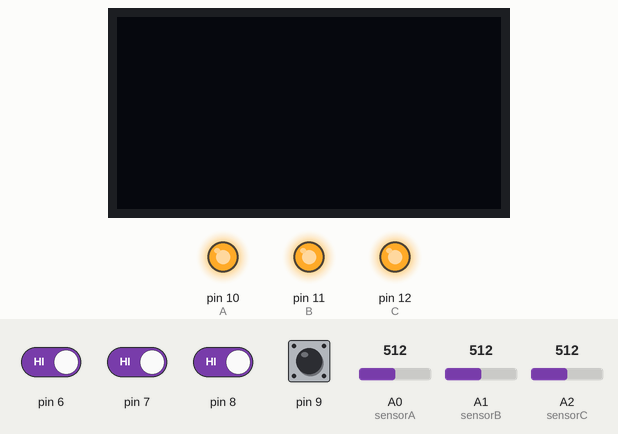
A sketch run on a simulated Arduino Uno, built with avr-gcc and run on an emulated ATmega328P. Parts: 128×64 one-colour display, output pins drawn as LEDs (lit = HIGH). Inputs (shaded band) come from the test bench; at power-on: pin 6–9 HIGH, A0 (sensorA) = 512, A1 (sensorB) = 512, A2 (sensorC) = 512. What the sketch prints to the serial monitor is not drawn.

Above: at 2.3 s.
2.4 s: pin 8 driven LOW
At 5.9 s:
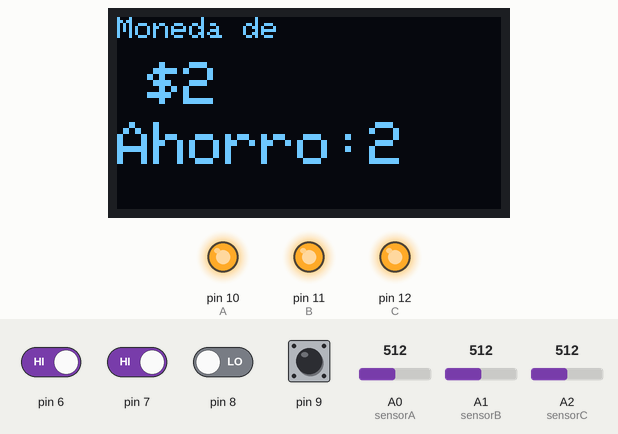
7.6 s: pin 6 driven LOW
At 10.4 s:
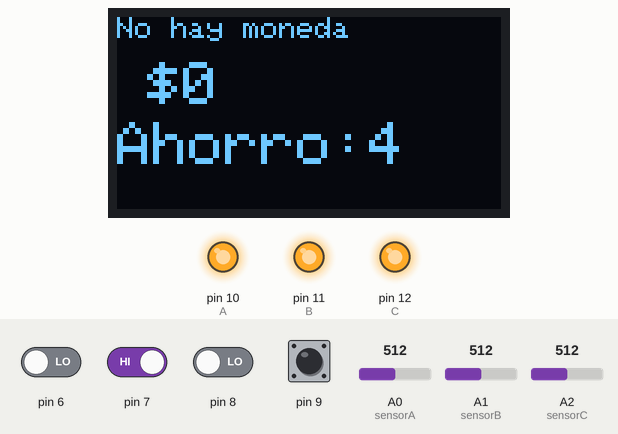
12.1 s: A0 (sensorA) set to 468
At 17.1 s:
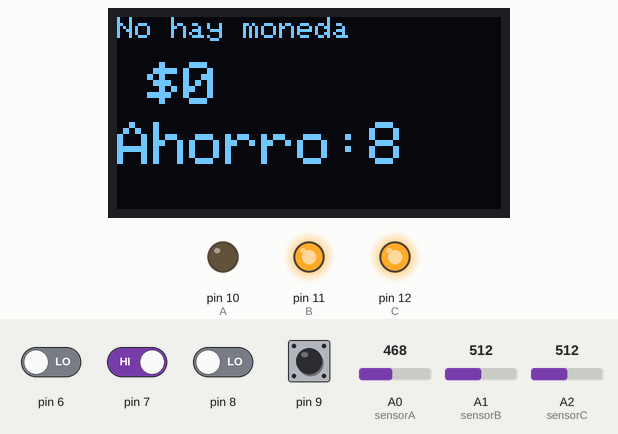
17.3 s: pin 7 driven LOW
At 22.4 s:
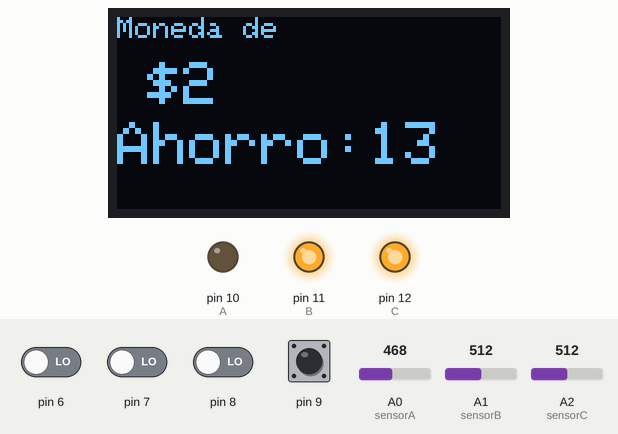
22.5 s: A1 (sensorB) set to 487
26.3 s: A1 (sensorB) set to 461
At 31.3 s:
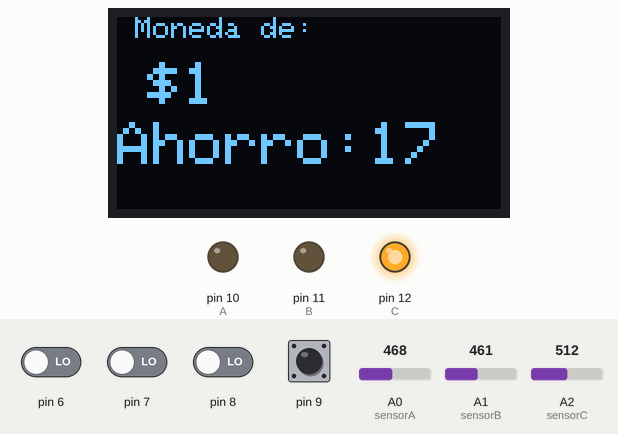
Timing chart, 0 to 32.5 s (numbered marks = the images above; inputs shaded):
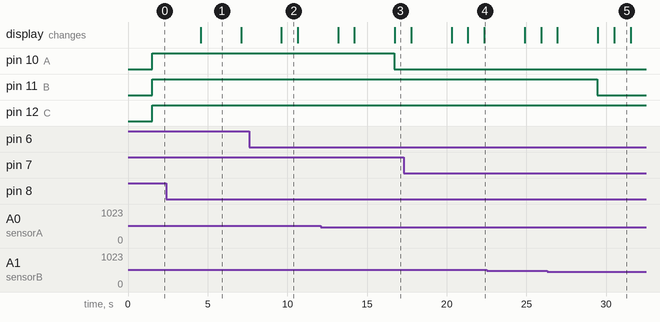

The sketch:

detector_sensores.ino
```cpp
#include <Wire.h>
#include <Adafruit_GFX.h>
#include <Adafruit_SSD1306.h>

#define ANCHO 128
#define ALTO 64
#define OLED_RESET 4
Adafruit_SSD1306 oled(ANCHO, ALTO, &Wire, OLED_RESET);

int s0=0;
int s1=0;
int s3=0;
int s7=0;
int sumador=0;

int sensorA = A0;
int sensorB = A1;
int sensorC = A2;
int valorSensorA = 0;
int valorSensorB = 0;
int valorSensorC = 0;

int A=10;
int B=11;
int C=12;

void setup () {

 Wire.begin();
 oled.begin(SSD1306_SWITCHCAPVCC, 0x3C);


 pinMode(6, INPUT);
 pinMode(7, INPUT);
 pinMode(8, INPUT);
 pinMode(9, INPUT);


 pinMode(sensorA, INPUT);
 pinMode(sensorB, INPUT);
 pinMode(sensorC, INPUT);


 pinMode(A, OUTPUT);
 pinMode(B, OUTPUT);
 pinMode(C, OUTPUT);
 Serial.begin (9600);

}


 void loop()  {

  s0=digitalRead(6);
  s1=digitalRead(7);
  s3=digitalRead(8);
  s7=digitalRead(9);

  valorSensorA = analogRead(sensorA);
  Serial.print("Valor sensor A: ");
  Serial.print(valorSensorA);
  delay(500);

  valorSensorB = analogRead(sensorB);
  Serial.print("Valor sensor B: ");
  Serial.print(valorSensorB);
  delay(500);

  valorSensorC = analogRead(sensorC);
  Serial.print("Valor sensor C: ");
  Serial.print(valorSensorC);
  delay(500);

  if(valorSensorA>=480) {
    digitalWrite(A, HIGH);
  }
  if(valorSensorA<480) {
    digitalWrite(A, LOW);
  }


  if(valorSensorB>=480) {
    digitalWrite(B, HIGH);
  }
  if(valorSensorB<480) {
    digitalWrite(B, LOW);
   }

 if(valorSensorC>=480) {
    digitalWrite(C, HIGH);
  }
  if(valorSensorC<480) {
    digitalWrite(C , LOW);
   }

   oled.setTextColor(WHITE);

   if(s0==LOW)  {

    oled.clearDisplay();
    oled.setCursor(0,0);
    oled.setTextSize(1);
    oled.print("No hay moneda");
    oled.setCursor(10,15);
    oled.setTextSize(2);
    oled.print("$0");

    oled.setCursor (0,35);
    oled.setTextSize(2);
    oled.print("Ahorro:");
    oled.print(sumador);
    oled.display();
    delay(1000);
    }

  if(s1==LOW)  {

    oled.clearDisplay();
    oled.setCursor(0,0);
    oled.setTextSize(1);
    oled.print(" Moneda de:");
    oled.setCursor(10,15);
    oled.setTextSize(2);
    oled.print("$1");
     sumador=sumador+1;

    oled.setCursor (0,35);
    oled.setTextSize(2);
    oled.print("Ahorro:");
    oled.print(sumador);
    oled.display();
    delay(1000);
    }


     if(s3==LOW)  {

    oled.clearDisplay();
    oled.setCursor(0,0);
    oled.setTextSize(1);
    oled.print("Moneda de");
    oled.setCursor(10,15);
    oled.setTextSize(2);
    oled.print("$2");
    sumador=sumador+2;

    oled.setCursor (0,35);
    oled.setTextSize(2);
    oled.print("Ahorro:");
    oled.print(sumador);
    oled.display();
    delay(1000);
    }


    if(s7==LOW)  {

    oled.clearDisplay();
    oled.setCursor(0,0);
    oled.setTextSize(1);
    oled.print("Moneda de:");
    oled.setCursor(10,15);
    oled.setTextSize(2);
    oled.print("$5");
     sumador=sumador+5;

    oled.setCursor (0,35);
    oled.setTextSize(2);
    oled.print("Ahorro:");
    oled.print(sumador);
    oled.display();
    delay(1000);
    }


  }
```

Measured:
- the behaviour switches between 480 and 479 on A0 (sensorA) (found by bisection; images 2 and 3)
- the behaviour switches between 480 and 479 on A1 (sensorB) (found by bisection; images 4 and 5)
- after the input at 2.4 s, the display: changes after 2.2 s (image 1)
- after the input at 7.6 s, the display: changes after 2.0 s (image 2)
- after the input at 12.1 s, pin 10 (A): HIGH → LOW after 4.6 s
- after the input at 17.3 s, the display: first differs from a run without the input after 4.0 s (image 4 shows a later state)
- after the input at 26.3 s, pin 11 (B): HIGH → LOW after 3.1 s
